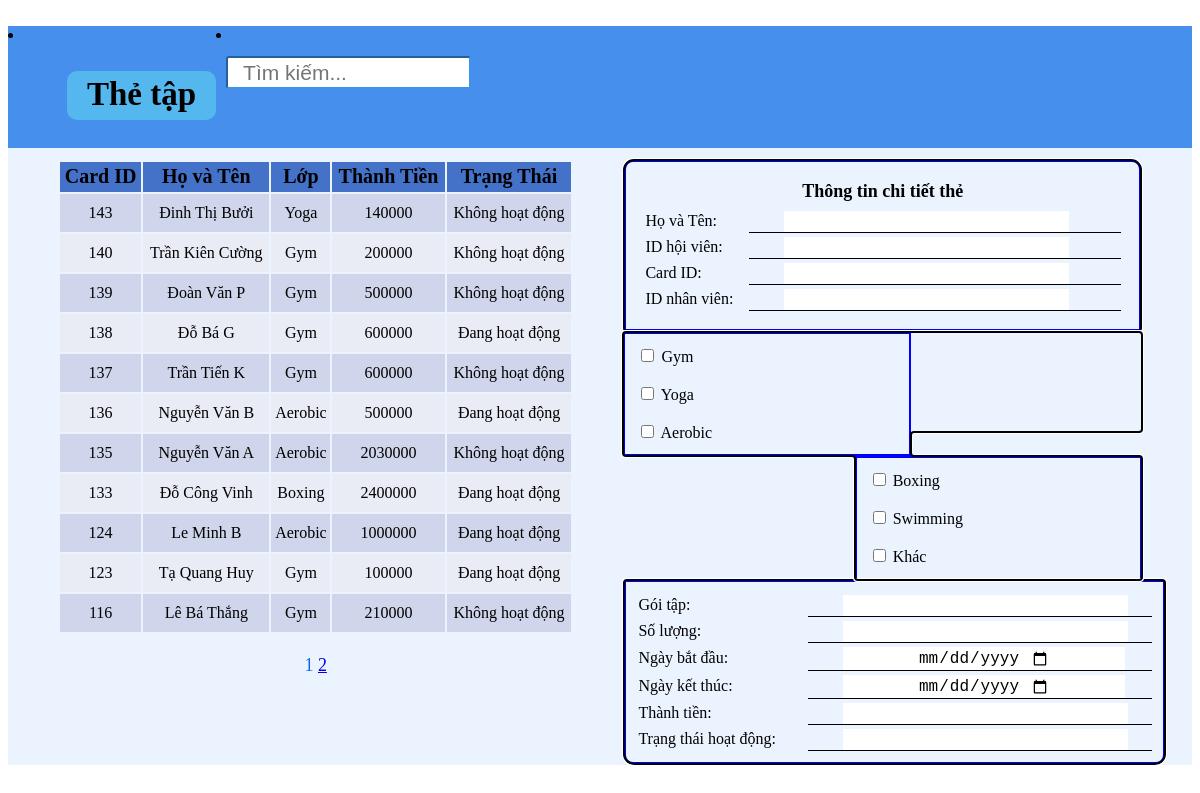
The app's page /controller/controller_the/the_hien_thi.php with its own data.
### tables this page shows
CREATE TABLE `card` (
  `card_id` varchar(50) NOT NULL,
  `status` tinyint(1) NOT NULL DEFAULT 0,
  `packages` varchar(50) DEFAULT NULL,
  `quantity` int(11) DEFAULT NULL,
  `types_room` varchar(50) DEFAULT NULL,
  `time_start` date DEFAULT NULL,
  `time_end` date DEFAULT NULL,
  `id_hv` varchar(50) DEFAULT NULL,
  `id_nv` varchar(50) DEFAULT NULL,
  `time_private` float DEFAULT NULL,
  `total_money` float NOT NULL
);

CREATE TABLE `tbl_hoi_vien` (
  `id_hv` int(50) NOT NULL,
  `name_hv` varchar(50) NOT NULL,
  `ngay_sinh` date NOT NULL,
  `gioi_tinh` varchar(10) DEFAULT NULL,
  `tuoi` int(11) NOT NULL,
  `sdt` varchar(50) NOT NULL,
  `email` text DEFAULT NULL,
  `cmnd` varchar(50) NOT NULL,
  `bien_xe` varchar(50) DEFAULT NULL,
  `diem_tich_luy` float NOT NULL,
  `chieu_cao` float DEFAULT NULL,
  `can_nang` float DEFAULT NULL,
  `phan_tram_mo` float DEFAULT NULL,
  `ngay_cap_nhat` date DEFAULT NULL
);

### controller/controller_the/the_hien_thi.php (the view, shortened to what this page needs)
<?php
    include_once "../../controller/connection.php";
?>
<link rel="stylesheet" href="../assets/css/the.css">
<div class="the_ten-hienthi">
   <li><h2 class = "the_ten1">Thẻ tập</h2></li>
   <li><div class = "the_ten">
            <form action="<?php echo $_SERVER['PHP_SELF'] ?>" method="post">
            <input class="the_ten-up" type="text" placeholder="Tìm kiếm..." name="cardsearch" height="50px">
            </form>
        </div>
    </li>
</div>
<div class='the_div-fixed'>
    <div class="the_div-hienthi">
    <table class="the_table-hienthi">
            <tr class='the_table_row-hienthi the_table-Tieu_de' style="background-color: #4472C8">
                <th>Card ID</th>
                <th id="sort-ten">Họ và Tên</th>
                <th id="sort-ten">Lớp</th>
                <th id="sort-tien">Thành Tiền</th>
                <th id="sort-status">Trạng Thái</th>
            </tr>
            <tbody id="the_table_body">
        <?php
            $sort = isset($_GET['sort']) ? $_GET['sort'] : '';
            $keyword = isset($_POST['cardsearch']) ? $_POST['cardsearch'] : "";
            $postb =  "WHERE card_id LIKE '%$keyword%' OR name_hv LIKE '%$keyword%' OR status LIKE '%$keyword%'";
            $p = isset($_GET['page']) ? (int)$_GET['page'] : 1;
            $limit = 11;
            $start = ($p - 1) * $limit;
            if ($sort == '1') {
                $sqlthe1 = "SELECT * FROM card Inner Join tbl_hoi_vien On card.id_hv = tbl_hoi_vien.id_hv ORDER BY name_hv ASC LIMIT $start, $limit";
            } elseif ($sort == '2') {
                $sqlthe1 = "SELECT * FROM card Inner Join tbl_hoi_vien On card.id_hv = tbl_hoi_vien.id_hv ORDER BY name_hv DESC LIMIT $start, $limit";
            } elseif ($sort == '3') {
                $sqlthe1 = "SELECT * FROM card Inner Join tbl_hoi_vien On card.id_hv = tbl_hoi_vien.id_hv ORDER BY total_money ASC LIMIT $start, $limit";
            } elseif ($sort == '4') {
                $sqlthe1 = "SELECT * FROM card Inner Join tbl_hoi_vien On card.id_hv = tbl_hoi_vien.id_hv ORDER BY total_money DESC LIMIT $start, $limit";
            } else {
                $sqlthe1 = "SELECT * FROM card Inner Join tbl_hoi_vien On card.id_hv = tbl_hoi_vien.id_hv $postb ORDER BY card_id DESC LIMIT $start, $limit";
            }
            $query = mysqli_query($mysqli,$sqlthe1);
            while($row = mysqli_fetch_array($query))
        {
        ?>
        <tr class="the_table_row-hienthi">
            <td class ="the_td_hien_thi"><?php echo $row["card_id"]?></td>
            <td class ="the_td_hien_thi"><?php echo $row["name_hv"]?></td>
            <td class ="the_td_hien_thi"><?php echo $row["types_room"]?></td>
            <td class ="the_td_hien_thi"><?php echo $row["total_money"]?></td>
            <td class ="the_td_hien_thi">
                <?php
                    if ($row["status"] == 1) {
                        echo "Đang hoạt động";  }
                    else {
                        echo "Không hoạt động";  }
                ?>
            </td>
        <?php
       }
       ?>
        </tbody>
    </table>
    <?php
        $sql_count = "SELECT COUNT(*) as count FROM card INNER JOIN tbl_hoi_vien ON card.id_hv = tbl_hoi_vien.id_hv $postb";
        $result_count = mysqli_query($mysqli, $sql_count);
        $row_count = mysqli_fetch_array($result_count);
        $total = $row_count["count"];
        $page_count = ceil($total / $limit);
        ?><br>
    <center class = "the_page-hienthi" >
        <?php
            for ($i = 1; $i <= $page_count; $i++) {
                if ($i == $p) {
                    echo " " . $i . " ";
                } else {
                    echo ' <a href="?page=' . $i  .'&sort=' . $sort . '&cardsearch=' . $keyword .'">' . $i . '</a> ';
                }
            }
            ?>
    </center>
</div>
<?php
    if(isset($_REQUEST['hien_thi'])){
        $card_id = $_REQUEST['hien_thi'];
    }
    else{
        $card_id = "";
    }
    $sqldb = "Select * FROM card inner JOin tbl_hoi_vien on card.id_hv = tbl_hoi_vien.id_hv WHERE card_id = '".$card_id."'";
    $querydb = mysqli_query($mysqli,$sqldb);
    $rowdb = mysqli_fetch_array($querydb);
?>
<div class = "the_div-hienthi1" >
    <table class="the_table-hienthi1" style="border: 3px solid blue; white-space: nowrap;">
          <tr><th colspan = "2" style="font-size: 18px;">Thông tin chi tiết thẻ</th></tr>
          <tr><tr>
          <tr><td style="padding-right: 30px;">Họ và Tên: </td><td class = the_gach_chan><input class="the_box" type="text_the_name_hv" value="<?php if(isset($rowdb['name_hv'])){echo $rowdb['name_hv'];}?>"  name="input_theten" style="border: none; outline:none;" readonly></td></tr>
          <tr><td>ID hội viên: </td><td class = the_gach_chan><input class="the_box" type="text_the_id_hv" name="input_the_id_hv" value="<?php if(isset($rowdb['id_hv'])){ echo $rowdb['id_hv']; }?>" style="border: none; outline:none; "></td></tr>
          <tr><td>Card ID: </td><td class = the_gach_chan><input class="the_box" type="text_card_id" name="input_the_card_id" value="<?php if(isset($card_id)){ echo $card_id; }?>" style="border: none; outline:none;"></td></tr>
          <tr><td>ID nhân viên: </td><td class = the_gach_chan><input class="the_box" type="text_id_nv" name="input_the_id_nv" value="<?php if(isset($rowdb['id_nv'])){echo $rowdb['id_nv'];}?>" style="border: none; outline:none; "></td></tr>
    </table>
    <div class="the_table-hienthi2">
    <table>
        <div class="the_box_types_room1" style="border: 2px solid blue;">
            <input type="checkbox" id="vehicle1" class="vehicle1" name="vehicle1" value="Gym" <?php if(isset($rowdb['types_room']) && strpos($rowdb['types_room'], 'Gym') !== false) echo 'checked'; ?>>
            <label for="vehicle1">Gym</label><br><br>
            <input type="checkbox" id="vehicle2" class="vehicle2" name="vehicle2" value="Yoga" <?php if(isset($rowdb['types_room']) && strpos($rowdb['types_room'], 'Yoga') !== false) echo 'checked'; ?>>
            <label for="vehicle2">Yoga</label><br><br>
            <input type="checkbox" id="vehicle3" class="vehicle3" name="vehicle3" value="Aerobic" <?php if(isset($rowdb['types_room']) && strpos($rowdb['types_room'], 'Aerobic') !== false) echo 'checked'; ?>>
            <label for="vehicle3">Aerobic</label><br>
        </div>
        <div class="the_box_types_room2" style="border: 2px solid blue;">
            <input type="checkbox" id="vehicle4" class="vehicle4" name="vehicle4" value="Boxing" <?php if(isset($rowdb['types_room']) && strpos($rowdb['types_room'], 'Boxing') !== false) echo 'checked'; ?>>
            <label for="vehicle4">Boxing</label><br><br>
            <input type="checkbox" id="vehicle5" class="vehicle5" name="vehicle5" value="Swimming" <?php if(isset($rowdb['types_room']) && strpos($rowdb['types_room'], 'Swimming') !== false) echo 'checked'; ?>>
            <label for="vehicle5">Swimming</label><br><br>
            <input type="checkbox" id="vehicle6" class="vehicle6" name="vehicle6" value="Khac" <?php if(isset($rowdb['types_room']) && strpos($rowdb['types_room'], 'Khac') !== false) echo 'checked'; ?>>
            <label for="vehicle6">Khác</label><br>
        </div>
    </table>
</div>
    <div class="the_table-hienthi3" style="border: 3px solid blue;">
        <table style="white-space: nowrap;">
            <tr><td ><label>Gói tập: </label></td>
                <td class = the_gach_chan><input class="the_box" type="text" name="input1"  value="<?php if(isset($rowdb['packages'])){echo $rowdb['packages'];}?>" style="border: none; outline:none;"></td></tr>
            <tr><td><label>Số lượng: </label></td>
                <td class = the_gach_chan><input class="the_box" type="text" name="input2"  value="<?php if(isset($rowdb['quantity'])){echo $rowdb['quantity'];}?>" style="border: none; outline: none;"></td></tr>
            <tr><td><label>Ngày bắt đầu: </label></td>
                <td class = the_gach_chan><input class="the_box1" type="date" name="input3"  value="<?php if (isset($rowdb['time_start'])) { echo date('Y-m-d', strtotime($rowdb['time_start'])); } ?>" style="border: none; outline: none;"></td></tr>
            <tr><td><label>Ngày kết thúc: </label></td>
                <td class = the_gach_chan><input class="the_box1" type="date" name="input4"  value="<?php if (isset($rowdb['time_end'])) { echo date('Y-m-d', strtotime($rowdb['time_end'])); } ?>" style="border: none; outline: none;"></td></tr>
            <tr><td><label>Thành tiền: </label></td>
                <td class = the_gach_chan><input class="the_box" type="text" name="input5"  value="<?php if(isset($rowdb['total_money'])){echo $rowdb['total_money'];}?>" style="border: none; outline: none;"></td></tr>
            <tr><td style="padding-right: 30px;"><label>Trạng thái hoạt động: </label></td>
                <td class = the_gach_chan><input class="the_box" type="text" name="input6"
                value="<?php if(isset($rowdb['status'])){
                    if ($rowdb["status"] == 1) {
                        echo "Đang hoạt động";  }
                    else {
                        echo "Không hoạt động";  }} ?>" style="border: none; outline: none;"></td></tr>
        </table></div>
    </div>
</div>

### view/assets/css/the.css (style rules this page uses)
.the_div-fixed { background: #edf4fd; }
.the_box { padding: 2px 39px 1px 39px; font-size: 16px; text-align: center; }
.the_box1 { padding: 2px 75px 1px 65px; font-size: 16px; text-align: center; }
.the_gach_chan { width: 100%; border-bottom: 1px solid black; padding: 2px 0px 0px 35px; }
.the_table-hienthi2 { width: 100% ; height: 100px; outline: auto; }
.the_box_types_room1 { float: left; padding: 12px; width: 50%;; }
.the_box_types_room2 { float: right; padding: 12px; width: 50%;; }
.the_table-hienthi1 { border-top-left-radius: 10px; border-top-right-radius: 10px; padding: 16px; width: 100%; height: 100px; outline: auto; }
.the_table-hienthi3 { margin-top: -0.3px; border-bottom-left-radius: 10px; border-bottom-right-radius: 10px; padding: 9px; width: 100%; display: inline-block; outline: auto; }
.the_ten-hienthi { display: flex; background: #478fec; }
.the_ten1 { font-size: 33px; margin-left: 59px; border: none; padding: 5px 20px 7px; background: #54b7ed; border-radius: 10px; }
.the_ten-up { outline: none; border-color: #3c95ed; padding: 15px 39px 14px 15px; border-radius: 3px; margin-left: 10px; margin-top: 12px; height: 30px; width: 245px; font-size: 21px; }
.the_div-hienthi { font-size: 18px; padding-right: 50px; margin-left: 50px; width: 160%; border: none; }
.the_div-fixed { background: #ebf3ff; display: flex; }
.the_div-hienthi1 { margin-top: 11px; width: 100%; margin-right: 50px; border: none; }
.the_table_row-hienthi { height: 30px; text-align: center; }
tr.the_table_row-hienthi.the_table-Tieu_de { background-color: #4472C8; font-size: 20px; }
table.the_table-hienthi { color: black; margin-top: 12px; width: 100%; }
.the_table-hienthi tr:nth-child(even) { background-color: #E9EBF5; }
.the_table-hienthi tr:nth-child(odd) { background-color: #CFD5EA; }
.the_td_hien_thi { height: 38px; }
.the_page-hienthi { color: #1564ee; }

### records on screen
card: card_id "143", id_hv.name_hv "Đinh Thị Bưởi", types_room "Yoga", total_money "140000", status "Không hoạt động"
card: card_id "140", id_hv.name_hv "Trần Kiên Cường", types_room "Gym", total_money "200000", status "Không hoạt động"
card: card_id "139", id_hv.name_hv "Đoàn Văn P", types_room "Gym", total_money "500000", status "Không hoạt động"
card: card_id "138", id_hv.name_hv "Đỗ Bá G", types_room "Gym", total_money "600000", status "Đang hoạt động"
card: card_id "137", id_hv.name_hv "Trần Tiến K", types_room "Gym", total_money "600000", status "Không hoạt động"
card: card_id "136", id_hv.name_hv "Nguyễn Văn B", types_room "Aerobic", total_money "500000", status "Đang hoạt động"
card: card_id "135", id_hv.name_hv "Nguyễn Văn A", types_room "Aerobic", total_money "2030000", status "Không hoạt động"
card: card_id "133", id_hv.name_hv "Đỗ Công Vinh", types_room "Boxing", total_money "2400000", status "Đang hoạt động"
card: card_id "124", id_hv.name_hv "Le Minh B", types_room "Aerobic", total_money "1000000", status "Đang hoạt động"
card: card_id "123", id_hv.name_hv "Tạ Quang Huy", types_room "Gym", total_money "100000", status "Đang hoạt động"
card: card_id "116", id_hv.name_hv "Lê Bá Thắng", types_room "Gym", total_money "210000", status "Không hoạt động"
